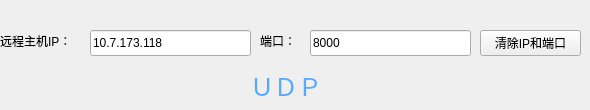
      <widget class="QWidget" name="page">
       <widget class="QPushButton" name="pushButton">
        <property name="geometry">
         <rect>
          <x>480</x>
          <y>30</y>
          <width>101</width>
          <height>26</height>
         </rect>
        </property>
        <property name="text">
         <string>清除IP和端口</string>
        </property>
       </widget>
       <widget class="QLineEdit" name="lineEdit_5">
        <property name="geometry">
         <rect>
          <x>310</x>
          <y>30</y>
          <width>161</width>
          <height>26</height>
         </rect>
        </property>
        <property name="text">
         <string>8000</string>
        </property>
       </widget>
       <widget class="QLabel" name="label_8">
        <property name="geometry">
         <rect>
          <x>260</x>
          <y>30</y>
          <width>41</width>
          <height>21</height>
         </rect>
        </property>
        <property name="text">
         <string>端口：</string>
        </property>
       </widget>
       <widget class="QLineEdit" name="lineEdit_3">
        <property name="geometry">
         <rect>
          <x>90</x>
          <y>30</y>
          <width>161</width>
          <height>26</height>
         </rect>
        </property>
        <property name="text">
         <string>10.7.173.118</string>
        </property>
       </widget>
       <widget class="QLabel" name="label_4">
        <property name="geometry">
         <rect>
          <x>0</x>
          <y>30</y>
          <width>81</width>
          <height>21</height>
         </rect>
        </property>
        <property name="text">
         <string>远程主机IP：</string>
        </property>
       </widget>
       <widget class="QLabel" name="label_10">
        <property name="geometry">
         <rect>
          <x>250</x>
          <y>70</y>
          <width>81</width>
          <height>31</height>
         </rect>
        </property>
        <property name="palette">
         <palette>
          <active>
           <colorrole role="WindowText">
            <brush brushstyle="SolidPattern">
             <color alpha="255">
              <red>85</red>
              <green>170</green>
              <blue>255</blue>
             </color>
            </brush>
           </colorrole>
           <colorrole role="Text">
            <brush brushstyle="SolidPattern">
             <color alpha="255">
              <red>85</red>
              <green>170</green>
              <blue>255</blue>
             </color>
            </brush>
           </colorrole>
           <colorrole role="ButtonText">
            <brush brushstyle="SolidPattern">
             <color alpha="255">
              <red>85</red>
              <green>255</green>
              <blue>255</blue>
             </color>
            </brush>
           </colorrole>
           <colorrole role="ToolTipText">
            <brush brushstyle="SolidPattern">
             <color alpha="255">
              <red>85</red>
              <green>170</green>
              <blue>255</blue>
             </color>
            </brush>
           </colorrole>
          </active>
          <inactive>
           <colorrole role="WindowText">
            <brush brushstyle="SolidPattern">
             <color alpha="255">
              <red>85</red>
              <green>170</green>
              <blue>255</blue>
             </color>
            </brush>
           </colorrole>
           <colorrole role="Text">
            <brush brushstyle="SolidPattern">
             <color alpha="255">
              <red>85</red>
              <green>170</green>
              <blue>255</blue>
             </color>
            </brush>
           </colorrole>
           <colorrole role="ButtonText">
            <brush brushstyle="SolidPattern">
             <color alpha="255">
              <red>85</red>
              <green>255</green>
              <blue>255</blue>
             </color>
            </brush>
           </colorrole>
           <colorrole role="ToolTipText">
            <brush brushstyle="SolidPattern">
             <color alpha="255">
              <red>85</red>
              <green>170</green>
              <blue>255</blue>
             </color>
            </brush>
           </colorrole>
          </inactive>
          <disabled>
           <colorrole role="WindowText">
            <brush brushstyle="SolidPattern">
             <color alpha="255">
              <red>190</red>
              <green>190</green>
              <blue>190</blue>
             </color>
            </brush>
           </colorrole>
           <colorrole role="Text">
            <brush brushstyle="SolidPattern">
             <color alpha="255">
              <red>190</red>
              <green>190</green>
              <blue>190</blue>
             </color>
            </brush>
           </colorrole>
           <colorrole role="ButtonText">
            <brush brushstyle="SolidPattern">
             <color alpha="255">
              <red>190</red>
              <green>190</green>
              <blue>190</blue>
             </color>
            </brush>
           </colorrole>
           <colorrole role="ToolTipText">
            <brush brushstyle="SolidPattern">
             <color alpha="255">
              <red>85</red>
              <green>170</green>
              <blue>255</blue>
             </color>
            </brush>
           </colorrole>
          </disabled>
         </palette>
        </property>
        <property name="font">
         <font>
          <family>AR PL UKai CN</family>
          <pointsize>18</pointsize>
         </font>
        </property>
        <property name="text">
         <string>ＵＤＰ</string>
        </property>
       </widget>
      </widget>
